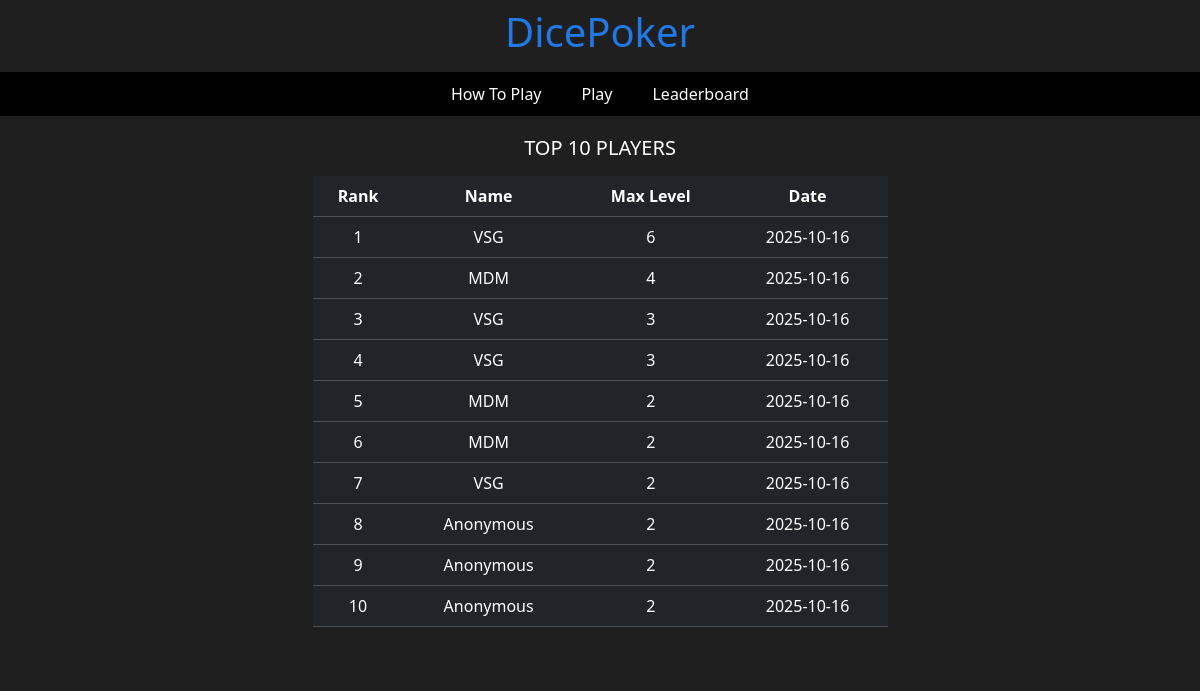
The page /leaderboard on the database as committed earlier.
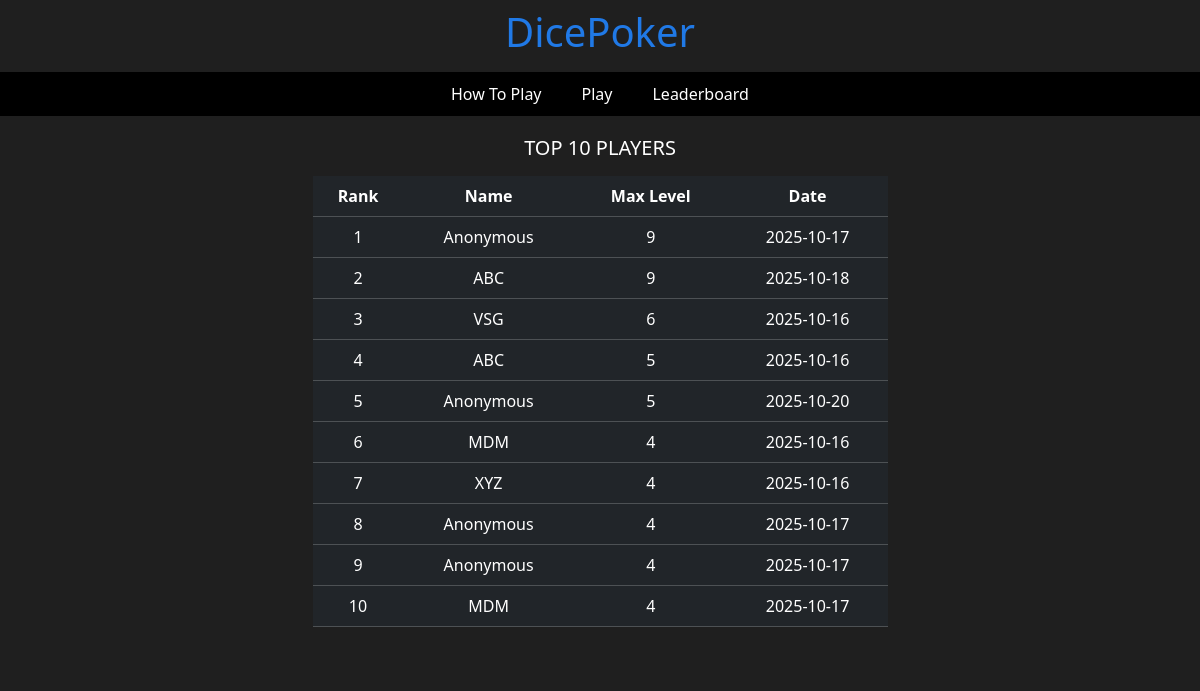
The same page on the database as committed later.
### tables this page shows
CREATE TABLE players (ID INTEGER PRIMARY KEY, NAME TEXT NOT NULL, LEVEL NUMERIC NOT NULL, DATE TEXT NOT NULL);

### app.py (the view)
@app.route("/leaderboard")
def leaderboard():
    players = db.execute("SELECT * FROM players ORDER BY LEVEL DESC LIMIT 10")
    return render_template("leaderboard.html", players=players)

### templates/leaderboard.html (shortened to what this page needs)
{% extends "layout.html" %}
{% block main %}
    <div class="txbody">
        <h5>TOP 10 PLAYERS</h5>
        <table class="table table-dark">
            <thead>
                <tr>
                    <th>Rank</th>
                    <th>Name</th>
                    <th>Max Level</th>
                    <th>Date</th>
                </tr>
            </thead>
            <tbody>
                {% for player in players %}
                    <tr>
                        <td>{{loop.index}}</td>
                        <td>{{player.NAME}}</td>
                        <td>{{player.LEVEL}}</td>
                        <td>{{player.DATE}}</td>
                    </tr>
                {% endfor %}
            </tbody>
        </table>
    </div>
{% endblock %}

Rows that differ between the two databases and show on the page:
no longer on this page (row unchanged): players: NAME "VSG", LEVEL "3", DATE "2025-10-16"
no longer on this page (row unchanged): players: NAME "VSG", LEVEL "3", DATE "2025-10-16"
no longer on this page (row unchanged): players: NAME "MDM", LEVEL "2", DATE "2025-10-16"
no longer on this page (row unchanged): players: NAME "MDM", LEVEL "2", DATE "2025-10-16"
no longer on this page (row unchanged): players: NAME "VSG", LEVEL "2", DATE "2025-10-16"
no longer on this page (row unchanged): players: NAME "Anonymous", LEVEL "2", DATE "2025-10-16"
no longer on this page (row unchanged): players: NAME "Anonymous", LEVEL "2", DATE "2025-10-16"
no longer on this page (row unchanged): players: NAME "Anonymous", LEVEL "2", DATE "2025-10-16"
added players: NAME "Anonymous", LEVEL "9", DATE "2025-10-17"
added players: NAME "ABC", LEVEL "9", DATE "2025-10-18"
added players: NAME "ABC", LEVEL "5", DATE "2025-10-16"
added players: NAME "Anonymous", LEVEL "5", DATE "2025-10-20"
added players: NAME "XYZ", LEVEL "4", DATE "2025-10-16"
added players: NAME "Anonymous", LEVEL "4", DATE "2025-10-17"
added players: NAME "Anonymous", LEVEL "4", DATE "2025-10-17"
added players: NAME "MDM", LEVEL "4", DATE "2025-10-17"
